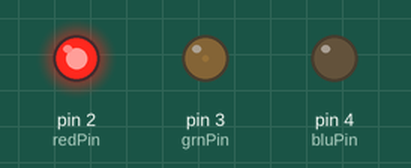
The sketch below on a simulated Arduino Uno, built with avr-gcc and run on an emulated ATmega328P. Shown: output pins drawn as LEDs (lit = HIGH).

Above: at 0.05 s.
At 0.5 s:
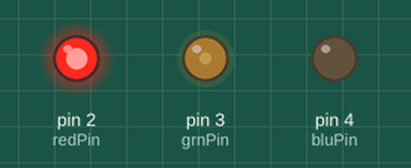
At 0.95 s:
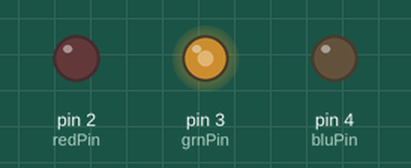
At 2.15 s:
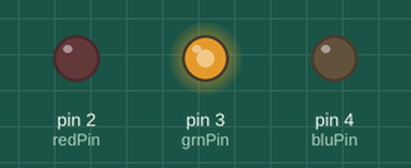
At 3.1 s:
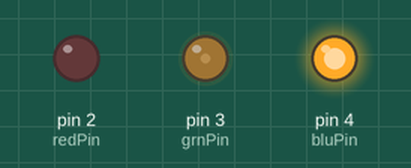
At 4.25 s:
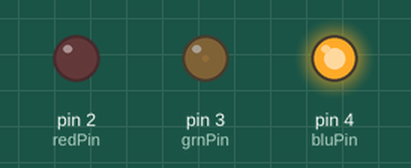
Timing chart, 0 to 6.7 s (numbered marks = the images above):
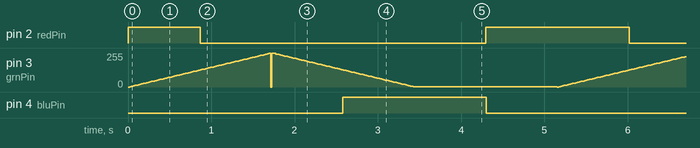

The sketch:

rgb_led_fader.ino
```cpp
/*
* Code for making one potentiometer control 3 LEDs, red, grn and blu, or one tri-color LED
* The program cross-fades from red to grn, grn to blu, and blu to red
* Clay Shirky <clay.shirky@nyu.edu>
*/

// INPUT: Potentiometer should be connected to 5V and GND
int potPin = 3; // Potentiometer output connected to analog pin 3
int potVal = 0; // Variable to store the input from the potentiometer

// OUTPUT: Use digital pins 9-11, the Pulse-width Modulation (PWM) pins
// LED's cathodes should be connected to digital GND
int redPin = 2;   // Red LED,   connected to digital pin 9
int grnPin = 3;  // Green LED, connected to digital pin 10
int bluPin = 4;  // Blue LED,  connected to digital pin 11

// Program variables
int redVal = 0;   // Variables to store the values to send to the pins
int grnVal = 0;
int bluVal = 0;

void setup()
{
  pinMode(redPin, OUTPUT);   // sets the pins as output
  pinMode(grnPin, OUTPUT);
  pinMode(bluPin, OUTPUT);
}

// Main program
void loop()
{
  for(int i = 0; i < 1024; i++) {
    potVal=i;

  if (potVal < 341)  // Lowest third of the potentiometer's range (0-340)
  {
    potVal = (potVal * 3) / 4; // Normalize to 0-255

    redVal = 256 - potVal;  // Red from full to off
    grnVal = potVal;        // Green from off to full
    bluVal = 1;             // Blue off
  }
  else if (potVal < 682) // Middle third of potentiometer's range (341-681)
  {
    potVal = ( (potVal-341) * 3) / 4; // Normalize to 0-255

    redVal = 1;            // Red off
    grnVal = 256 - potVal; // Green from full to off
    bluVal = potVal;       // Blue from off to full
  }
  else  // Upper third of potentiometer"s range (682-1023)
  {
    potVal = ( (potVal-683) * 3) / 4; // Normalize to 0-255

    redVal = potVal;       // Red from off to full
    grnVal = 1;            // Green off
    bluVal = 256 - potVal; // Blue from full to off
  }
  analogWrite(redPin, redVal);   // Write values to LED pins
  analogWrite(grnPin, grnVal);
  analogWrite(bluPin, bluVal);
  delay(5);
  }
}
```

Measured:
- by itself, pin 2 (redPin): repeats every 5.2 s: LOW 3.4 s, HIGH 1.7 s
- by itself, pin 3 (grnPin): moves between 0/255 and 255/255, repeating every 5.2 s
- by itself, pin 4 (bluPin): alternates HIGH for 1.7 s and LOW for 3.4 s
